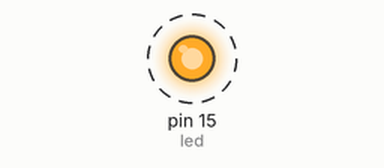
This program was run on a simulated MicroPython board. On the bench: output pins drawn as LEDs (lit = HIGH). Dashed ring = blinking.

Above: at 0.5 s.
Timing chart, 0 to 4.6 s (numbered marks = the images above):
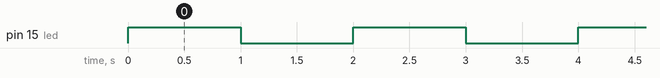

The program:

pisca-pisca.py
```python
import machine
import utime

pinoLed = 15
led = machine.Pin(pinoLed, machine.Pin.OUT)

while True:


    led.value(1)     # Acende o LED

    utime.sleep(1)   # Aguarda o intervalo de tempo entre parenteses em segundos

    led.value(0)     # Apaga o LED

    utime.sleep(1)   # Aguarda o intervalo de tempo entre parenteses em segundos
```

Measured:
- by itself, pin 15 (led): alternates HIGH for 1.0 s and LOW for 1.0 s
